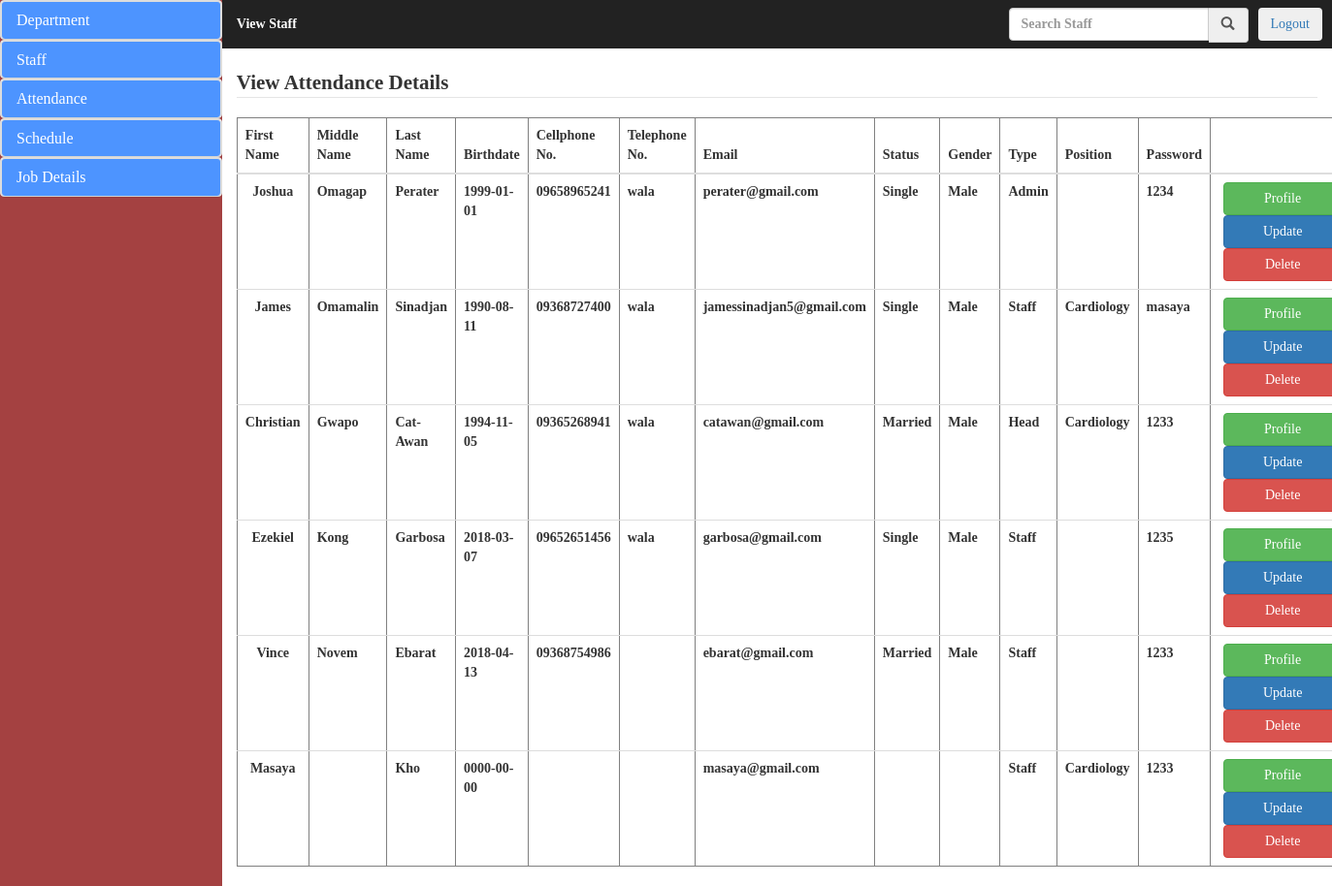
Page /admin/view_staff.php (signed in) on the committed database.
### tables this page shows
CREATE TABLE `staff` (
  `staff_id` bigint(20) NOT NULL,
  `fname` varchar(50) NOT NULL,
  `mname` varchar(50) DEFAULT NULL,
  `lname` varchar(50) NOT NULL,
  `birthdate` date NOT NULL,
  `cellnum` varchar(50) NOT NULL,
  `telnum` varchar(50) DEFAULT NULL,
  `email` varchar(50) NOT NULL,
  `status` varchar(50) NOT NULL,
  `gender` varchar(50) NOT NULL,
  `type` varchar(50) NOT NULL,
  `department` varchar(50) NOT NULL,
  `password` varchar(50) NOT NULL
);

### admin/view_staff.php (the view, shortened to what this page needs)
<!DOCTYPE html>
<html lang="en">
<head>
	  <link rel="stylesheet" href="bootstrap/css/bootstrap.css">
	 <link rel="stylesheet" href="css/styletry.css">
</head>
<body>
	<div class="col-sm-2 sidebar">
		<div class="panel-group">
								<div class="panel panel-default">
									<div class="panel panel-heading">
										<h4 class="panel-title"><a href="#collapse1" data-toggle="collapse">Department</a></h4>
									</div>
								</div>
							</div>
							<div class="panel-group">
								<div class="panel panel-default">
									<div class="panel panel-heading">
										<h4 class="panel-title"><a href="#collapse2" data-toggle="collapse">Staff</a></h4>
									</div>
								</div>
							</div>
							<div class="panel-group">
								<div class="panel panel-default">
									<div class="panel panel-heading">
										<h4 class="panel-title"><a href="#collapse3" data-toggle="collapse">Attendance</a></h4>
									</div>
								</div>
							</div>
							<div class="panel-group">
								<div class="panel panel-default">
									<div class="panel panel-heading">
										<h4 class="panel-title"><a href="#collapse4" data-toggle="collapse">Schedule</a></h4>
									</div>
								</div>
							</div>
							<div class="panel-group">
								<div class="panel panel-default">
									<div class="panel panel-heading">
										<h4 class="panel-title"><a href="#collapse5" data-toggle="collapse">Job Details</a></h4>
									</div>
								</div>
							</div>
	</div>
	<div class="col-sm-10 content">
		<div class="col-sm-12" style="padding: 0;">
			 <nav class="navbar navbar-inverse">
			 	 <div class="container-fluid" style="padding-left: 0;">
			 	 	<ul class="nav navbar-nav">
			 	 		 <li><a href="#" style="color: white;">View Staff</a></li>
			 	 	</ul>
			 	 	<div class="nav navbar-right nav-btn"><button class="btn"><a href="../user/index.php?logout='1'" style="text-decoration-style: none;">Logout</a></button></div>
			 	 	<ul class="nav navbar-right nav-btn">
				 	 	<div class="input-group">
							<form action="search_view_staff.php" method="post">
								 <div class="input-group">
									  <input type="text" class="form-control" placeholder="Search Staff" aria-describedby="basic-addon1" name="search">
									  <span class="input-group-addon" id="basic-addon1" style="padding: 0;"><button class="btn" name="send"><i class="glyphicon glyphicon-search"></i></button></span>
								</div>
							</form>
						</div>
					</ul>
			 	 </div>
			 </nav>
		</div>
		<div class="col-sm-12 haha"><legend> View Attendance Details</legend></div>
			 		<div class="col-sm-12">
			 			<?php
	  include_once("connection.php");
	  $sql = "SELECT * FROM staff";
	  $result = mysqli_query($connect,$sql);
	  if(mysqli_num_rows($result) > 0){
		  echo "<table class='table' border='1'>";
		  echo "<thead>
					<tr>
						<th>First Name</th>
						<th>Middle Name</th>
						<th>Last Name</th>
						<th>Birthdate</th>
						<th>Cellphone No.</th>
						<th>Telephone No.</th>
						<th>Email</th>
						<th>Status</th>
						<th>Gender</th>
						<th>Type</th>
						<th>Position</th>
						<th>Password</th>
						<th></th>
					</tr>
				</thead>";
		  echo "<tbody>";
	     while($row = mysqli_fetch_assoc($result)){
		       echo "<tr><td style='text-align:center;'>".
					 $row['fname'].
					"</td><td>".
					$row['mname'].
					"</td><td>".
					$row['lname'].
					"</td><td>".
					$row['birthdate'].
					"</td><td>".
					$row['cellnum'].
					"</td><td>".
					 $row['telnum'].
					"</td><td>".
					 $row['email'].
					"</td><td>".
					$row['status'].
					"</td><td>".
					$row['gender'].
					"</td><td>".
					$row['type'].
					"</td><td>".
					$row['department'].
					"</td><td>".
					$row['password'].
					 "</td>
					 <td>
						<a href='../user/about_me.php?id=".$row['staff_id']."'>
					      <button class='btn btn-success'>Profile</button>
						</a>
					    <a href='Update_staff.php?id=".$row['staff_id']."'>
					      <button class='btn btn-primary'>Update</button>
						</a>
						<a href='action/staff_delete.php?id=".$row['staff_id']."'>
						  <button class='btn btn-danger'>Delete</button>
						</a>
					 </td>
					 </tr>";
		 }
		 echo "</tbody>";
	  }
	?>
					  	</div>
	</div>
</body>
</html>

### admin/css/styletry.css (style rules this page uses)
* { margin: 0; }
.sidebar { background-color: #a44141; padding: 0; height: 100%; }
.content { height: 100%; padding: 0; }
li a { display: block; color: #000; text-decoration: none; }
html,body { width: 100%; height:100%; font-family: masaya !important; font-weight: bold; }
.navbar { border-radius: 0; border: none; }
.nav-btn { padding-top: 8px;padding-right: 10px; }
td:last-child { width: 285px; }
td>a>button { width:122px; margin-left: 5px; }
.panel-group { margin-bottom: 0; }
a { text-decoration: none; }
.panel-default > .panel-heading { background-color: #4d94ff; color:white; }
.panel { border-radius: 1px; }

### rows in the picture
staff: fname "Joshua", mname "Omagap", lname "Perater", birthdate "1999-01-01", cellnum "09658965241", telnum "wala", email "perater@gmail.com", status "Single", gender "Male", type "Admin", password "1234"
staff: fname "James", mname "Omamalin", lname "Sinadjan", birthdate "1990-08-11", cellnum "09368727400", telnum "wala", email "jamessinadjan5@gmail.com", status "Single", gender "Male", type "Staff", department "Cardiology", password "masaya"
staff: fname "Christian", mname "Gwapo", lname "Cat-Awan", birthdate "1994-11-05", cellnum "09365268941", telnum "wala", email "catawan@gmail.com", status "Married", gender "Male", type "Head", department "Cardiology", password "1233"
staff: fname "Ezekiel", mname "Kong", lname "Garbosa", birthdate "2018-03-07", cellnum "09652651456", telnum "wala", email "garbosa@gmail.com", status "Single", gender "Male", type "Staff", password "1235"
staff: fname "Vince", mname "Novem", lname "Ebarat", birthdate "2018-04-13", cellnum "09368754986", email "ebarat@gmail.com", status "Married", gender "Male", type "Staff", password "1233"
staff: fname "Masaya", lname "Kho", birthdate "0000-00-00", email "masaya@gmail.com", type "Staff", department "Cardiology", password "1233"
